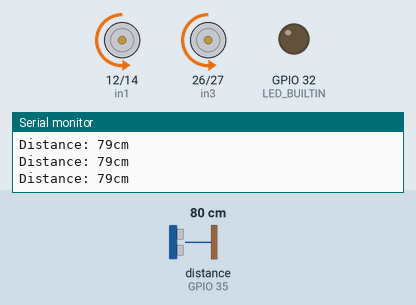
The sketch below on a simulated ESP32. On the bench: motor-driver pin pairs drawn as motors (green arrow = first pin HIGH = forward, orange = second pin HIGH = backward, longer = more drive, scaled by the enable pin), output pins drawn as LEDs (lit = HIGH), the last lines printed to the serial monitor. Wiring (inferred from the names in the program): ultrasonic range finder: trigger GPIO 33; echo GPIO 35. The inputs (shaded band) are chosen by the test bench; at power-on: distance to the obstacle (sensor on GPIO 35) 80 cm. The echo pulse lasts 58.3 µs per cm; pins used as bus, display or sensor lines are not drawn.

Above: at 1.2 s.
1.3 s: distance to the obstacle (sensor on GPIO 35) set to 22 cm
2.8 s: distance to the obstacle (sensor on GPIO 35) set to 19 cm
At 3.3 s:
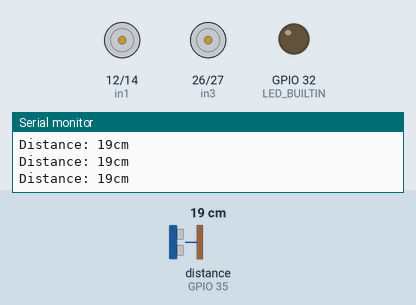
4.3 s: distance to the obstacle (sensor on GPIO 35) set to 35 cm
At 5.5 s:
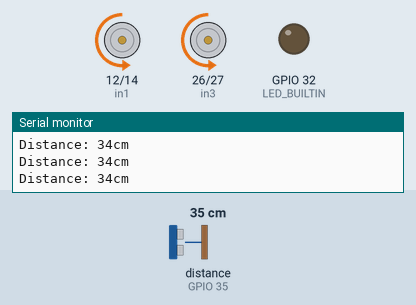
5.9 s: distance to the obstacle (sensor on GPIO 35) set to 2 cm
At 7.0 s:
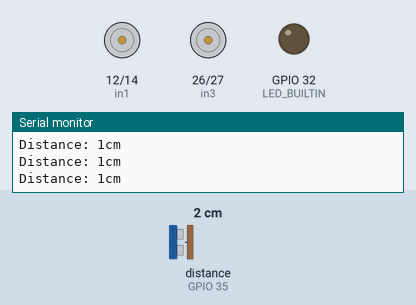
Timing chart, 0 to 8.4 s (numbered marks = the images above; inputs shaded):
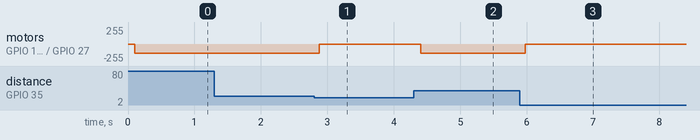

The sketch:

stopTest.ino
```cpp
//Ultrasonic connections
const int trigPin = 33;
const int echoPin = 35;


// defines variables for distance
long duration;
long distance;


// Motor A(left) connections
const int enA = 13;
const int in1 = 12;
const int in2 = 14;
// Motor B(right) connections
const int enB = 25;
const int in3 = 26;
const int in4 = 27;

const byte LED_BUILTIN = 32;


void setup() {
  // put your setup code here, to run once:
  Serial.begin(115200);  // Starts the serial communication

  pinMode(trigPin, OUTPUT);  // Sets the trigPin as an Output
  pinMode(echoPin, INPUT);   // Sets the echoPin as an Input

  // Set all the motor control pins to outputs
  pinMode(enA, OUTPUT);
  pinMode(enB, OUTPUT);
  pinMode(in1, OUTPUT);
  pinMode(in2, OUTPUT);
  pinMode(in3, OUTPUT);
  pinMode(in4, OUTPUT);

  pinMode(LED_BUILTIN, OUTPUT);

  // attachInterrupt(digitalPinToInterrupt(sensor_pin), movement_detection, RISING);

  // Turn off motors - Initial state(All LOW)
  initialStateMotors();
}

void loop() {
  // put your main code here, to run repeatedly:
  stop();


}

void stop(){
  int distance = sample_distance();
  Serial.print("Distance: ");
  Serial.print(distance);
  Serial.println("cm");
  delay(100);


  while (distance >= 20 || distance == 0) {

    forward();

    distance = sample_distance();
    Serial.print("Distance: ");
    Serial.print(distance);
    Serial.println("cm");
    delay(40);
  }


  //motors off
  initialStateMotors();
  //delay(3000);
}

int sample_distance() {
  long duration, distance;

  digitalWrite(trigPin, LOW);
  delayMicroseconds(2);

  digitalWrite(trigPin, HIGH);
  delayMicroseconds(30);
  digitalWrite(trigPin, LOW);
  duration = pulseIn(echoPin, HIGH);
  // Serial.println("Duration: ");
  // Serial.println(duration);
  distance = int((duration / 2) / 29.155);
  return distance;
}

// Turn off motors - Initial state(All LOW)
void initialStateMotors() {
  digitalWrite(in1, LOW);
  digitalWrite(in2, LOW);
  digitalWrite(in3, LOW);
  digitalWrite(in4, LOW);
}
void aForward() {
  digitalWrite(in1, LOW);
  digitalWrite(in2, HIGH);
}

void bForward() {
  digitalWrite(in3, LOW);
  digitalWrite(in4, HIGH);
}

void forward() {
  analogWrite(enA, 140);
  analogWrite(enB, 140);
  aForward();
  bForward();
}


void aBackward() {
  digitalWrite(in1, HIGH);
  digitalWrite(in2, LOW);
}

void bBackward() {
  digitalWrite(in3, HIGH);
  digitalWrite(in4, LOW);
}

void left1motor(int time) {  // makes a left turn using 1 motor lasting the time you specified
  analogWrite(enA, 140);
  analogWrite(enB, 140);

  //left motor OFF
  digitalWrite(in1, LOW);
  digitalWrite(in2, LOW);

  //right motor spin
  digitalWrite(in3, LOW);
  digitalWrite(in4, HIGH);

  delay(time);
  initialStateMotors();
}
```

Measured:
- the behaviour switches between 21 and 20 cm on distance to the obstacle (sensor on GPIO 35) (found by bisection; images 0 and 1)
- after the input at 2.8 s, motor on GPIO 12 (in1) / GPIO 14 (in2), motor on GPIO 26 (in3) / GPIO 27 (in4): backward 140/255 → stopped after 0.08 s
- after the input at 4.3 s, motor on GPIO 12 (in1) / GPIO 14 (in2), motor on GPIO 26 (in3) / GPIO 27 (in4): stopped → backward 140/255 after 0.10 s
- after the input at 5.9 s, motor on GPIO 12 (in1) / GPIO 14 (in2), motor on GPIO 26 (in3) / GPIO 27 (in4): backward 140/255 → stopped after 0.08 s
